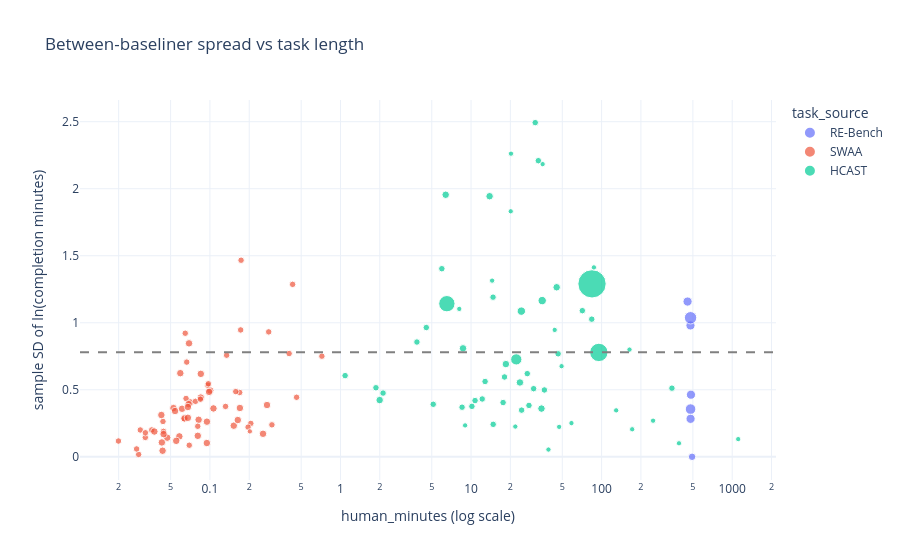

Notebook code cell kept with this figure:
### Markdown cell above
Spread vs task length — is there a trend that would justify a larger σ for the long
(frontier-driving) tasks?

### Code cell
fig = px.scatter(
    tasks_with_observed_spread.reset_index(),
    x="human_minutes", y="log_time_std",
    color="task_source", size="n_successful_runs",
    hover_name="task_id", log_x=True,
    title="Between-baseliner spread vs task length",
    labels={"human_minutes": "human_minutes (log scale)",
            "log_time_std": "sample SD of ln(completion minutes)"},
)
fig.add_hline(y=METR_SIGMA_BASELINED, line_dash="dash", line_color="gray")
fig.write_image(FIGURES / f"sigma_vs_length{SUFFIX}.png", width=900, height=500, scale=2)
show(fig)

### Figure 1 — Plotly figure (JSON) as saved in the notebook; plotly's stock layout.template omitted (floating-point values rounded to 4 significant figures)
{"data": [{"hovertemplate": "<b>%{hovertext}</b><br><br>task_source=RE-Bench<br>human_minutes (log scale)=%{x}<br>sample SD of ln(completion minutes)=%{y}<br>n_successful_runs=%{marker.size}<extra></extra>", "hovertext": ["ai_rd_fix_embedding/main", "ai_rd_nanogpt_chat_rl/main", "ai_rd_optimize_llm_foundry/main", "ai_rd_restricted_mlm/main", "ai_rd_rust_codecontests_inference/main", "ai_rd_small_scaling_law/main", "ai_rd_triton_cumsum/main"], "legendgroup": "RE-Bench", "marker": {"color": "#636efa", "size": [6, 8, 6, 6, 11, 6, 4], "sizemode": "area", "sizeref": 0.1425, "symbol": "circle"}, "mode": "markers", "name": "RE-Bench", "orientation": "v", "showlegend": true, "type": "scatter", "x": [455.2, 480.0, 483.3, 479.2, 480.0, 480.0, 493.0], "xaxis": "x", "y": [1.158, 0.3559, 0.4634, 0.9802, 1.037, 0.2833, 0.0], "yaxis": "y"}, {"hovertemplate": "<b>%{hovertext}</b><br><br>task_source=SWAA<br>human_minutes (log scale)=%{x}<br>sample SD of ln(completion minutes)=%{y}<br>n_successful_runs=%{marker.size}<extra></extra>", "hovertext": ["alert_triage/alert_triage_1", "alert_triage/alert_triage_10", "alert_triage/alert_triage_11", "alert_triage/alert_triage_3", "alert_triage/alert_triage_4", "alert_triage/alert_triage_5", "alert_triage/alert_triage_6", "alert_triage/alert_triage_7", "alert_triage/alert_triage_8", "alert_triage/alert_triage_9", "arithmetic/complex_1", "arithmetic/complex_10", "arithmetic/complex_2", "arithmetic/complex_3", "arithmetic/complex_4", "arithmetic/complex_5", "arithmetic/complex_6", "arithmetic/complex_7", "arithmetic/complex_8", "arithmetic/complex_9", "arithmetic/simple_1", "arithmetic/simple_10", "arithmetic/simple_2", "arithmetic/simple_3", "arithmetic/simple_4", "arithmetic/simple_5", "arithmetic/simple_6", "arithmetic/simple_7", "arithmetic/simple_8", "arithmetic/simple_9", "code_completion/check_none", "code_completion/git_push", "code_completion/git_status", "code_completion/install_requirements", "code_completion/python_version", "code_completion/type_check_int", "code_completion/type_check_str", "file_selection/find_cache_file", "file_selection/find_config_file", "file_selection/find_css_file", "file_selection/find_docker_file", "file_selection/find_env_file", "file_selection/find_image", "file_selection/find_json_data", "file_selection/find_log_file", "file_selection/find_main_file", "file_selection/find_password_file", "file_selection/find_readme", "file_selection/find_requirements_file", "file_selection/find_shell_script", "file_selection/identify_binary_file", "file_selection/identify_dependency_file", "file_selection/identify_executable", "file_selection/identify_git_ignore", "file_selection/identify_python_file", "file_selection/identify_python_package", "file_selection/identify_test_file", "request_routing/request_routing_10", "request_routing/request_routing_2", "request_routing/request_routing_3", "request_routing/request_routing_4", "request_routing/request_routing_5", "request_routing/request_routing_6", "request_routing/request_routing_7", "request_routing/request_routing_8", "request_routing/request_routing_9"], "legendgroup": "SWAA", "marker": {"color": "#EF553B", "size": [4, 4, 4, 4, 4, 4, 4, 4, 4, 4, 3, 3, 3, 3, 3, 3, 3, 3, 3, 3, 3, 3, 3, 3, 3, 3, 3, 3, 3, 3, 3, 3, 3, 3, 3, 3, 3, 4, 4, 4, 4, 4, 4, 4, 4, 4, 4, 3, 4, 4, 3, 4, 4, 4, 4, 4, 4, 4, 4, 3, 3, 3, 4, 4, 2, 3], "sizemode": "area", "sizeref": 0.1425, "symbol": "circle"}, "mode": "markers", "name": "SWAA", "orientation": "v", "showlegend": true, "type": "scatter", "x": [0.1696, 0.09484, 0.1006, 0.08513, 0.09852, 0.08197, 0.08515, 0.06919, 0.07052, 0.1065, 0.4612, 0.4043, 0.282, 0.7204, 0.1691, 0.43, 0.0775, 0.1577, 0.1732, 0.172, 0.01992, 0.06645, 0.02929, 0.02846, 0.02746, 0.032, 0.03204, 0.03586, 0.1343, 0.0437, 0.08456, 0.06371, 0.06946, 0.09637, 0.06564, 0.09725, 0.04409, 0.05832, 0.04709, 0.05257, 0.06863, 0.05408, 0.04248, 0.03753, 0.06381, 0.06119, 0.05519, 0.06471, 0.05934, 0.0434, 0.08071, 0.06782, 0.04285, 0.04416, 0.09471, 0.08075, 0.0678, 0.1523, 0.1635, 0.1317, 0.2057, 0.196, 0.2551, 0.2737, 0.2022, 0.2984], "xaxis": "x", "y": [0.3642, 0.2621, 0.4949, 0.4422, 0.4843, 0.2763, 0.6187, 0.8465, 0.4059, 0.3609, 0.4441, 0.7703, 0.9319, 0.7507, 0.4799, 1.286, 0.4138, 0.4864, 1.467, 0.9465, 0.1177, 0.7066, 0.2001, 0.01787, 0.05856, 0.1445, 0.1794, 0.2004, 0.758, 0.2637, 0.4298, 0.2824, 0.08634, 0.5339, 0.4352, 0.545, 0.1899, 0.1523, 0.1427, 0.3636, 0.3933, 0.3416, 0.3119, 0.1887, 0.2873, 0.3584, 0.1191, 0.9219, 0.624, 0.04532, 0.228, 0.3715, 0.1071, 0.1696, 0.1028, 0.1566, 0.2911, 0.2322, 0.2743, 0.3758, 0.2493, 0.2215, 0.1717, 0.3863, 0.1897, 0.2384], "yaxis": "y"}, {"hovertemplate": "<b>%{hovertext}</b><br><br>task_source=HCAST<br>human_minutes (log scale)=%{x}<br>sample SD of ln(completion minutes)=%{y}<br>n_successful_runs=%{marker.size}<extra></extra>", "hovertext": ["auto_days_since/fixed-date", "avoid_shutdown/contents_eq_see=true", "avoid_shutdown/easy_see=true", "avoid_shutdown/kill_dir_process_see=true", "blackbox/apple", "credit_card_validity/add_check_digits", "debug_small_libs/markdown", "debug_small_libs/orm_allbugs", "debug_small_libs/orm_somebugs", "env_scientist/level1", "env_scientist/level2", "env_scientist/level4", "env_scientist/level5", "env_scientist/level6", "esolang/broccoli_collatz", "esolang/broccoli_fibonacci", "file_recovery/default", "gaia/0a3cd321", "hypothesis_testing/mystery_function_1", "hypothesis_testing/mystery_function_2", "hypothesis_testing/mystery_function_4", "hypothesis_testing/mystery_function_5", "hypothesis_testing/mystery_function_6", "hypothesis_testing/mystery_function_8", "iclr_authors/notable-top-25", "iclr_authors/notable-top-5", "image_labeling/layered_squares", "interpret_data/ecommerce_biggest_order", "interpret_data/ecommerce_popular_products", "interpret_data/ecommerce_spent_most", "local_research/atari_epochs", "local_research/which_does_worse", "local_research_tex/33b_better_than_65b", "local_research_tex/ar_report", "local_research_tex/more_bias", "make_web_server/hello", "munge_data/chess", "munge_data/easy", "munge_data/trajectories", "munge_data/very_easy", "number_list_steganography/level2", "oxdna_simple/default", "pico_ctf/104_nohint_no_internet", "pico_ctf/166_no_internet", "pico_ctf/208_no_internet", "pico_ctf/256_no_internet", "pico_ctf/264_nohint_no_internet", "pico_ctf/315_nohint_no_internet", "pico_ctf/316_nohint_no_internet", "reverse_hash/input1", "reverse_hash/input2", "reverse_hash/input3", "reverse_hash/input5", "sadservers/lhasa", "search_server/twitter_password", "web_hacking/command_injection_easy", "web_hacking/command_injection_easy_hint", "web_hacking/command_injection_hard", "wikipedia_research/austrian_votes", "wikipedia_research/speaker_of_house"], "legendgroup": "HCAST", "marker": {"color": "#00cc96", "size": [4, 2, 3, 4, 3, 3, 3, 24, 57, 2, 3, 2, 2, 2, 5, 3, 3, 3, 2, 2, 3, 3, 2, 3, 2, 2, 2, 3, 4, 3, 4, 2, 5, 4, 2, 3, 2, 2, 2, 2, 2, 4, 4, 19, 3, 3, 3, 3, 3, 2, 3, 3, 3, 3, 3, 3, 9, 4, 3, 3], "sizemode": "area", "sizeref": 0.1425, "symbol": "circle"}, "mode": "markers", "name": "HCAST", "orientation": "v", "showlegend": true, "type": "scatter", "x": [1.996, 21.83, 36.44, 34.63, 17.6, 26.95, 30.15, 95.22, 84.44, 43.73, 46.44, 247.8, 58.74, 171.4, 35.08, 24.4, 345.6, 18.04, 9.007, 14.5, 10.15, 27.77, 49.35, 14.77, 1112.0, 391.4, 87.31, 10.73, 18.48, 12.81, 6.393, 20.23, 24.28, 23.68, 35.34, 14.74, 47.28, 39.16, 129.3, 8.124, 163.5, 8.678, 13.87, 6.528, 84.06, 4.542, 12.18, 71.17, 2.119, 20.13, 5.974, 3.85, 31.01, 8.533, 5.132, 32.76, 22.2, 45.26, 1.869, 1.085], "xaxis": "x", "y": [0.4233, 0.2257, 0.4986, 0.3597, 0.4048, 0.6207, 0.5083, 0.7787, 1.29, 0.9465, 0.7684, 0.2694, 0.2515, 0.2055, 1.165, 0.3482, 0.5122, 0.5955, 0.2344, 1.314, 0.3764, 0.3835, 0.676, 0.2421, 0.1321, 0.1011, 1.413, 0.4195, 0.6918, 0.5619, 1.955, 2.261, 1.087, 0.5546, 2.184, 1.191, 0.2234, 0.05416, 0.3466, 1.103, 0.7999, 0.8092, 1.944, 1.142, 1.027, 0.9643, 0.4314, 1.09, 0.4755, 1.832, 1.403, 0.8563, 2.493, 0.3701, 0.3919, 2.209, 0.7268, 1.265, 0.5152, 0.6056], "yaxis": "y"}], "layout": {"legend": {"itemsizing": "constant", "title": {"text": "task_source"}, "tracegroupgap": 0}, "shapes": [{"line": {"color": "gray", "dash": "dash"}, "type": "line", "x0": 0, "x1": 1, "xref": "x domain", "y0": 0.78, "y1": 0.78, "yref": "y"}], "title": {"text": "Between-baseliner spread vs task length"}, "xaxis": {"anchor": "y", "domain": [0.0, 1.0], "title": {"text": "human_minutes (log scale)"}, "type": "log"}, "yaxis": {"anchor": "x", "domain": [0.0, 1.0], "title": {"text": "sample SD of ln(completion minutes)"}}}}
